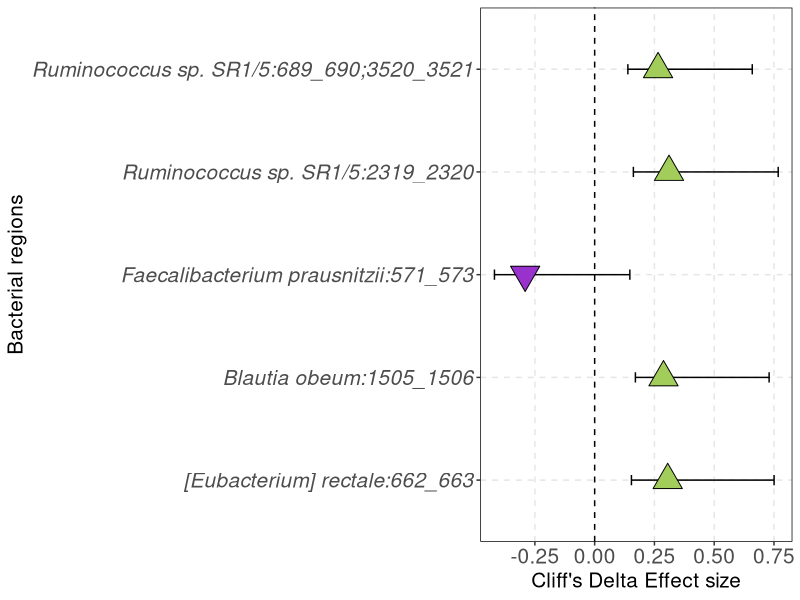
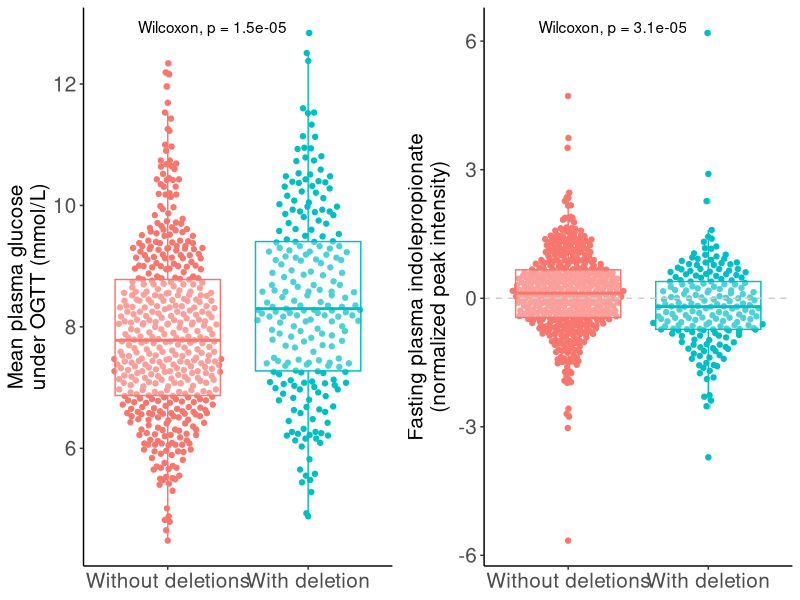

Write R code to recreate these figures, in order.
## figure SVs
setwd('~/Desktop/01_Papers/04_DIRECT/figureSVs')

library(tidyverse); library(ggplot2); library(ggpubr); library(ggbeeswarm)

dels <- read.table('lmprDELS.txt', header=T, sep='\t')
dels <- dels[dels$fdr<.1,]
dels <- dels[complete.cases(dels),]

dels$direction <- ifelse(dels$delta>0, 'Positive', 'Negative')
dels$direction <- factor(dels$direction, levels=c('Positive', 'Negative'))
dels$pheno <-  ifelse(dels$delta>0, 'NGR', 'T2D')

pdf('progressionSV.pdf', width = 10, height = 4)
ggplot(dels, aes(delta, mgs, shape = direction, fill =pheno)) + 
  geom_errorbar(aes(xmin=delta-delta.low, xmax=delta+delta.up), width=.1) +
  geom_point(size=7) +
  geom_vline(xintercept = 0, linetype='dashed') +
  scale_shape_manual(values=c(24,25)) +
  scale_fill_manual(values=c('darkolivegreen3', 'darkorchid')) +
  guides(fill=F, shape=F) +
  theme(panel.background = element_blank(), panel.border = element_rect(fill=NA),
        axis.text.y = element_text(size=15, face='italic'),
        axis.text.x = element_text(size = 15),
        axis.title.y = element_text(size=15),
        axis.title.x = element_text(size=15),
        panel.grid.major = element_line(linetype = 'dashed', color = 'gray90')) +
  labs(x= "Cliff's Delta Effect size", y = 'Bacterial regions')
dev.off()


eub.rect <- read.table('SVsplotsBXs.txt', header=T) 
eub.rect2 <- read.table('SVsplotsBXs2.txt', header=T) 

p2 <- eub.rect %>% 
  filter(!is.na(E.rectale.1706.1708)) %>% 
  mutate('E.rectale.1706.1708' = factor(E.rectale.1706.1708,levels = c(1,0))) %>% 
  mutate('E.rectale.1706.1708' = plyr::revalue(E.rectale.1706.1708, c('0'='With deletion', '1'='Without deletions'))) %>% 
  ggplot(aes(E.rectale.1706.1708, indolepropionate, color=E.rectale.1706.1708)) +
  geom_quasirandom() +
  geom_boxplot(alpha=.3) +
  geom_hline(yintercept = 0, linetype='dashed', color='gray80') +
  stat_compare_means() + theme(axis.line = element_line(size = 0.5, 
                                                        linetype = "solid"), axis.title = element_text(size = 15), 
                               panel.background = element_rect(fill = NA), legend.position = "none", legend.direction = "horizontal", 
                               plot.caption = element_text(face = "italic"), axis.text = element_text(size=15)) +
  labs(x = NULL, y = "Fasting plasma indolepropionate\n(normalized peak intensity)")

p1 <- eub.rect2 %>% 
  filter(!is.na(E.rectale.1701)) %>% 
  mutate('E.rectale.1701' = factor(E.rectale.1701,levels = c(1,0))) %>% 
  mutate('E.rectale.1701' = plyr::revalue(E.rectale.1701, c('0'='With deletion', '1'='Without deletions'))) %>% 
  ggplot(aes(E.rectale.1701, mean.gluc, color=E.rectale.1701)) +
  geom_quasirandom() +
  geom_boxplot(alpha=.3) +
  stat_compare_means() + 
  theme(axis.line = element_line(size = 0.5, linetype = "solid"), axis.title = element_text(size = 15), 
        panel.background = element_rect(fill = NA), legend.position = "none", legend.direction = "horizontal", 
        plot.caption = element_text(face = "italic"), axis.text = element_text(size=15)) +
  labs(x = NULL, y = "Mean plasma glucose\nunder OGTT (mmol/L)")

pdf('SVboxplots.pdf', width = 10, height = 6)
ggarrange(p1, p2, ncol=2)
dev.off()
